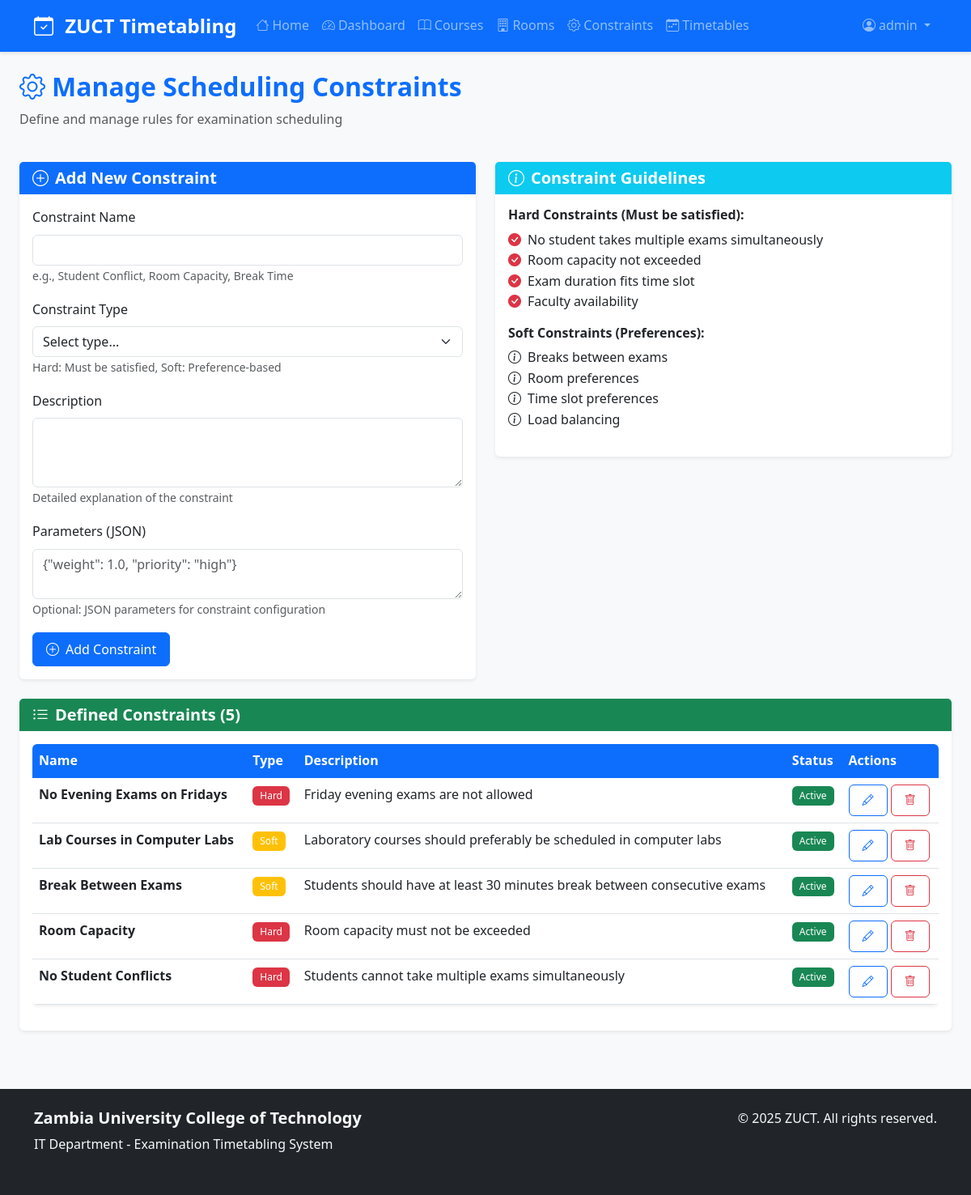
/constraints (signed in), run on the app's committed database.
### models.py (models this page shows, shortened)
class User(UserMixin, db.Model):
    __tablename__ = 'user'
    id = db.Column(db.Integer, primary_key=True)
    username = db.Column(db.String(80), unique=True, nullable=False)
    email = db.Column(db.String(120), unique=True, nullable=False)
    password_hash = db.Column(db.String(255), nullable=False)
    role = db.Column(db.String(20), default='user')  # admin, user
    created_at = db.Column(db.DateTime, default=datetime.utcnow)
    oauth_provider = db.Column(db.String(50), nullable=True)  # google, facebook, github, microsoft
    oauth_provider_id = db.Column(db.String(100), nullable=True)
    full_name = db.Column(db.String(200), nullable=True)
    avatar_url = db.Column(db.String(500), nullable=True)
    __table_args__ = (
        db.UniqueConstraint('oauth_provider', 'oauth_provider_id', name='uq_oauth_provider_id'),
    )

class Constraint(db.Model):
    __tablename__ = 'constraint'
    id = db.Column(db.Integer, primary_key=True)
    name = db.Column(db.String(100), nullable=False)
    constraint_type = db.Column(db.String(50), nullable=False)  # hard, soft
    description = db.Column(db.Text, nullable=False)
    parameters = db.Column(db.Text)  # JSON string of constraint parameters
    is_active = db.Column(db.Boolean, default=True)
    created_at = db.Column(db.DateTime, default=datetime.utcnow)

### app.py (the view, shortened to what this page needs)
@app.route('/constraints', methods=['GET', 'POST'])
@login_required
def manage_constraints():
    constraints = Constraint.query.all()
    return render_template('constraints.html', constraints=constraints)

### app.py (called while the page is built)
@login_manager.user_loader
def load_user(user_id):
    return User.query.get(int(user_id))

### templates/constraints.html (shortened to what this page needs)
{% extends "base.html" %}
{% block content %}
<div class="container-fluid">
    <div class="row mb-4">
        <div class="col-12">
            <h1 class="h2 fw-bold text-primary">
                <i class="bi bi-gear me-2"></i>Manage Scheduling Constraints
            </h1>
            <p class="text-muted">Define and manage rules for examination scheduling</p>
        </div>
    </div>
    <div class="row mb-4">
        <div class="col-lg-6">
            <div class="card border-0 shadow-sm">
                <div class="card-header bg-primary text-white">
                    <h5 class="mb-0">
                        <i class="bi bi-plus-circle me-2"></i>Add New Constraint
                    </h5>
                </div>
                <div class="card-body">
                    <form method="POST">
                        <div class="mb-3">
                            <label for="name" class="form-label">Constraint Name</label>
                            <input type="text" class="form-control" id="name" name="name" required>
                            <small class="text-muted">e.g., Student Conflict, Room Capacity, Break Time</small>
                        </div>
                        <div class="mb-3">
                            <label for="constraint_type" class="form-label">Constraint Type</label>
                            <select class="form-select" id="constraint_type" name="constraint_type" required>
                                <option value="">Select type...</option>
                            </select>
                            <small class="text-muted">Hard: Must be satisfied, Soft: Preference-based</small>
                        </div>
                        <div class="mb-3">
                            <label for="description" class="form-label">Description</label>
                            <textarea class="form-control" id="description" name="description" rows="3" required></textarea>
                            <small class="text-muted">Detailed explanation of the constraint</small>
                        </div>
                        <div class="mb-3">
                            <label for="parameters" class="form-label">Parameters (JSON)</label>
                            <textarea class="form-control" id="parameters" name="parameters" rows="2" placeholder='{"weight": 1.0, "priority": "high"}'></textarea>
                            <small class="text-muted">Optional: JSON parameters for constraint configuration</small>
                        </div>
                        <button type="submit" class="btn btn-primary">
                            <i class="bi bi-plus-circle me-2"></i>Add Constraint
                        </button>
                    </form>
                </div>
            </div>
        </div>
        <div class="col-lg-6">
            <div class="card border-0 shadow-sm">
                <div class="card-header bg-info text-white">
                    <h5 class="mb-0">
                        <i class="bi bi-info-circle me-2"></i>Constraint Guidelines
                    </h5>
                </div>
                <div class="card-body">
                    <h6>Hard Constraints (Must be satisfied):</h6>
                    <ul class="list-unstyled">
                        <li><i class="bi bi-check-circle-fill text-danger me-2"></i>No student takes multiple exams simultaneously</li>
                        <li><i class="bi bi-check-circle-fill text-danger me-2"></i>Room capacity not exceeded</li>
                        <li><i class="bi bi-check-circle-fill text-danger me-2"></i>Exam duration fits time slot</li>
                        <li><i class="bi bi-check-circle-fill text-danger me-2"></i>Faculty availability</li>
                    </ul>
                    <h6>Soft Constraints (Preferences):</h6>
                    <ul class="list-unstyled">
                        <li><i class="bi bi-info-circle me-2"></i>Breaks between exams</li>
                        <li><i class="bi bi-info-circle me-2"></i>Room preferences</li>
                        <li><i class="bi bi-info-circle me-2"></i>Time slot preferences</li>
                        <li><i class="bi bi-info-circle me-2"></i>Load balancing</li>
                    </ul>
                </div>
            </div>
        </div>
    </div>
    <div class="row">
        <div class="col-12">
            <div class="card border-0 shadow-sm">
                <div class="card-header bg-success text-white">
                    <h5 class="mb-0">
                        <i class="bi bi-list-ul me-2"></i>Defined Constraints ({{ constraints|length }})
                    </h5>
                </div>
                <div class="card-body">
                    {% if constraints %}
                    <div class="table-responsive">
                        <table class="table table-hover">
                            <thead class="table-light">
                                <tr>
                                    <th>Name</th>
                                    <th>Type</th>
                                    <th>Description</th>
                                    <th>Status</th>
                                    <th>Actions</th>
                                </tr>
                            </thead>
                            <tbody>
                                {% for constraint in constraints %}
                                <tr>
                                    <td>
                                        <strong>{{ constraint.name }}</strong>
                                    </td>
                                    <td>
                                        {% if constraint.constraint_type == 'hard' %}
                                            <span class="badge bg-danger">Hard</span>
                                        {% else %}
                                            <span class="badge bg-warning">Soft</span>
                                        {% endif %}
                                    </td>
                                    <td>{{ constraint.description }}</td>
                                    <td>
                                        {% if constraint.is_active %}
                                            <span class="badge bg-success">Active</span>
                                        {% else %}
                                            <span class="badge bg-secondary">Inactive</span>
                                        {% endif %}
                                    </td>
                                    <td>
                                        <button class="btn btn-sm btn-outline-primary" title="Edit">
                                            <i class="bi bi-pencil"></i>
                                        </button>
                                        <button class="btn btn-sm btn-outline-danger" title="Delete">
                                            <i class="bi bi-trash"></i>
                                        </button>
                                    </td>
                                </tr>
                                {% endfor %}
                            </tbody>
                        </table>
                    </div>
                    {% else %}
                    <div class="text-center py-4">
                        <i class="bi bi-gear text-muted" style="font-size: 3rem;"></i>
                        <h5 class="text-muted mt-3">No constraints defined yet</h5>
                        <p class="text-muted">Add your first scheduling constraint using the form above.</p>
                    </div>
                    {% endif %}
                </div>
            </div>
        </div>
    </div>
</div>
{% endblock %}

### templates/base.html (shortened to what this page needs)
<!DOCTYPE html>
<html lang="en">
<head>
    <link href="https://cdn.jsdelivr.net/npm/bootstrap@5.3.0/dist/css/bootstrap.min.css" rel="stylesheet">
    <link href="https://cdn.jsdelivr.net/npm/bootstrap-icons@1.10.0/font/bootstrap-icons.css" rel="stylesheet">
    <link href="{{ url_for('static', filename='css/style.css') }}" rel="stylesheet">
</head>
<body>
    <nav class="navbar navbar-expand-lg navbar-dark bg-primary">
        <div class="container">
            <a class="navbar-brand fw-bold" href="{{ url_for('home') }}">
                <i class="bi bi-calendar-check me-2"></i>
                ZUCT Timetabling
            </a>
            <div class="collapse navbar-collapse" id="navbarNav">
                <ul class="navbar-nav me-auto">
                    <li class="nav-item">
                        <a class="nav-link" href="{{ url_for('home') }}">
                            <i class="bi bi-house me-1"></i>Home
                        </a>
                    </li>
                    {% if current_user.is_authenticated %}
                    <li class="nav-item">
                        <a class="nav-link" href="{{ url_for('dashboard') }}">
                            <i class="bi bi-speedometer2 me-1"></i>Dashboard
                        </a>
                    </li>
                    <li class="nav-item">
                        <a class="nav-link" href="{{ url_for('manage_courses') }}">
                            <i class="bi bi-book me-1"></i>Courses
                        </a>
                    </li>
                    <li class="nav-item">
                        <a class="nav-link" href="{{ url_for('manage_rooms') }}">
                            <i class="bi bi-building me-1"></i>Rooms
                        </a>
                    </li>
                    <li class="nav-item">
                        <a class="nav-link" href="{{ url_for('manage_constraints') }}">
                            <i class="bi bi-gear me-1"></i>Constraints
                        </a>
                    </li>
                    <li class="nav-item">
                        <a class="nav-link" href="{{ url_for('view_timetables') }}">
                            <i class="bi bi-calendar-week me-1"></i>Timetables
                        </a>
                    </li>
                    {% endif %}
                </ul>
                <ul class="navbar-nav">
                    {% if current_user.is_authenticated %}
                    <li class="nav-item dropdown">
                        <a class="nav-link dropdown-toggle" href="#" role="button" data-bs-toggle="dropdown">
                            <i class="bi bi-person-circle me-1"></i>{{ current_user.username }}
                        </a>
                    </li>
                    {% endif %}
                </ul>
            </div>
        </div>
    </nav>
    <main class="container-fluid py-4">
        {% block content %}{% endblock %}
    </main>
    <footer class="bg-dark text-light py-4 mt-5">
        <div class="container">
            <div class="row">
                <div class="col-md-6">
                    <h5>Zambia University College of Technology</h5>
                    <p class="mb-0">IT Department - Examination Timetabling System</p>
                    <small class="text-muted">Powered by Advanced Optimization Algorithms</small>
                </div>
                <div class="col-md-6 text-md-end">
                    <p class="mb-0">© 2025 ZUCT. All rights reserved.</p>
                    <small class="text-muted">Research Project: Hybrid GA + SA Optimization</small>
                </div>
            </div>
        </div>
    </footer>
</body>
</html>

### static/css/style.css (style rules this page uses)
:root { --primary-color: #0d6efd; --secondary-color: #6c757d; --success-color: #198754; --warning-color: #ffc107; --danger-color: #dc3545; --info-color: #0dcaf0; --light-color: #f8f9fa; --dark-color: #212529; --border-radius: 0.375rem; --box-shadow: 0 0.125rem 0.25rem rgba(0, 0, 0, 0.075); --transition: all 0.3s ease; }
* { box-sizing: border-box; }
body { font-family: 'Segoe UI', Tahoma, Geneva, Verdana, sans-serif; line-height: 1.6; color: var(--dark-color); background-color: #f8f9fa; }
h1, h2, h3, h4, h5, h6 { font-weight: 600; line-height: 1.2; }
.navbar { box-shadow: 0 2px 4px rgba(0, 0, 0, 0.1); }
.navbar-brand { font-weight: 700; font-size: 1.5rem; }
.nav-link { font-weight: 500; transition: var(--transition); }
.card { border: none; border-radius: var(--border-radius); box-shadow: var(--box-shadow); transition: var(--transition); }
.card-header { border-bottom: none; font-weight: 600; }
.btn { border-radius: var(--border-radius); font-weight: 500; transition: var(--transition); padding: 0.5rem 1rem; }
.form-control, .form-select { border-radius: var(--border-radius); border: 1px solid #dee2e6; transition: var(--transition); }
.badge { font-weight: 500; padding: 0.5em 0.75em; }
.table { background-color: white; border-radius: var(--border-radius); overflow: hidden; box-shadow: var(--box-shadow); }
.table thead th { background-color: var(--primary-color); color: white; border: none; font-weight: 600; }

### data on the page
User: username "admin"
Constraint: name "No Evening Exams on Fridays", constraint_type "Hard", description "Friday evening exams are not allowed", is_active "Active"
Constraint: name "Lab Courses in Computer Labs", constraint_type "Soft", description "Laboratory courses should preferably be scheduled in computer labs", is_active "Active"
Constraint: name "Break Between Exams", constraint_type "Soft", description "Students should have at least 30 minutes break between consecutive exams", is_active "Active"
Constraint: name "Room Capacity", constraint_type "Hard", description "Room capacity must not be exceeded", is_active "Active"
Constraint: name "No Student Conflicts", constraint_type "Hard", description "Students cannot take multiple exams simultaneously", is_active "Active"

### other printed values
{{ constraints|length }} "5"
